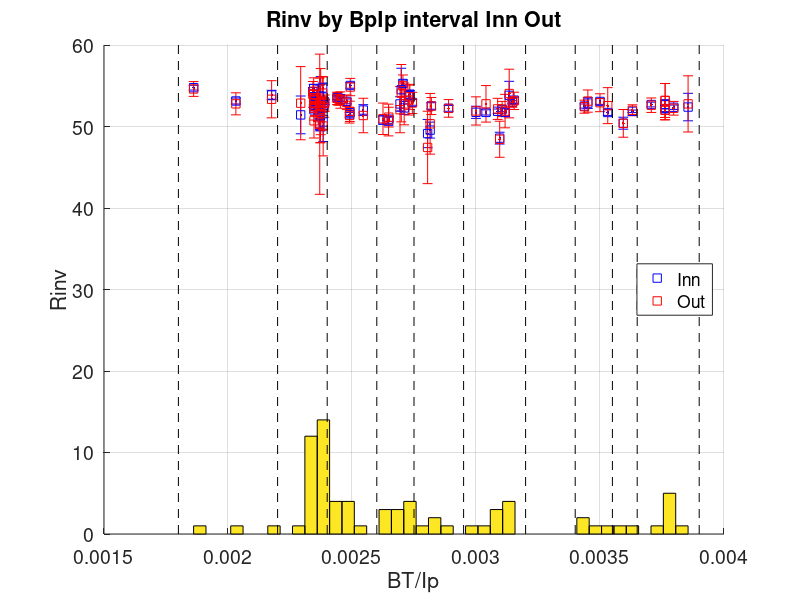
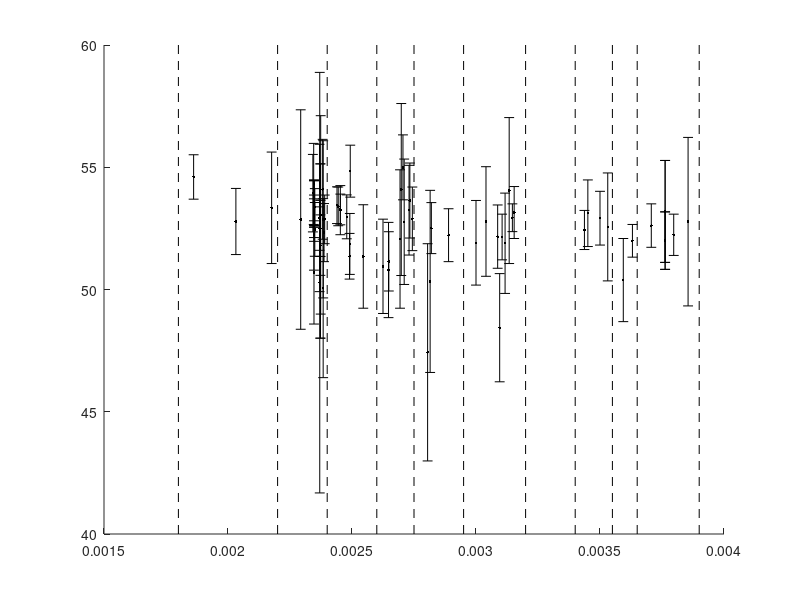

The MATLAB source for these figures, in order: (Note: this script raises an error after producing the figures.)
%%%%%%%%%%%%%%%%%%%%%%%%%%%%%%%%%%%%%%%%%%%%%%%%%%%%%%%%%%%%%%%%%%%%%%%%%%%%%%%%
% 2025-05-27
% Nick Mordovin results
DATARint = csvread("interval_inversion.csv")
% read results
ShotInt = DATARint (2:end, 1);
Rinnmid = DATARint (2:end, 2);
Rinnrad = DATARint (2:end, 3);
Routmid = DATARint (2:end, 4);
Routrad = DATARint (2:end, 5);
BtInt = DATARint (2:end, 6);
IpInt = DATARint (2:end, 7);
for ii = 1:length(ShotInt)
  BtIpInt(ii)=  BtInt (ii) / IpInt(ii);
end
%
figure
hold on
errorbar(BtIpInt, Rinnmid, Rinnrad,"~.b");
errorbar(BtIpInt, Routmid, Routrad,"~.r");
p1 = plot(BtIpInt, Rinnmid, 'sb')
p2 = plot(BtIpInt, Routmid, 'sr')
 lgd12 = legend([p1 p2 ], ...
  {'Inn', 'Out'})
  set(lgd12, 'fontsize', 14);
    set(lgd12, 'location', 'east');
set(gca, 'fontsize', 14)
xlabel('BT/Ip')
ylabel('Rinv')
grid on
##titlestr = strcat('Rinv vs BpIp interval Inn Out')
##title(titlestr)
##figure_name_out=strcat(titlestr, '.png')
##print('-dpng', '-r300', figure_name_out), pwd

%figure
hist(BtIpInt, 40)
%
xxBtIp = [0.0018 0.0022 0.0024 0.0026 0.00275 0.00295 0.0032 0.0034 0.00355 0.00365 0.0039 ]
for ii = 1 : length (xxBtIp)
  xx = [xxBtIp(ii) xxBtIp(ii)]
  yy = [0 60 ]
  plot(xx, yy, '--k')
end
%
##xx = [0.0018 0.0018]
##yy = [0 60 ]
##plot(xx, yy, '--k')
##xx = [0.0022 0.0022]
##plot(xx, yy, '--k')
##xx = [0.0024 0.0024]
##plot(xx, yy, '--k')
##xx = [0.0026 0.0026]
##plot(xx, yy, '--k')
##xx = [0.00275 0.00275]
##plot(xx, yy, '--k')
##xx = [0.00295 0.00295]
##plot(xx, yy, '--k')
##xx = [0.0032 0.0032]
##plot(xx, yy, '--k')
##xx = [0.0034 0.0034]
##plot(xx, yy, '--k')
##xx = [0.00355 0.00355]
##plot(xx, yy, '--k')
##xx = [0.00365 0.00365]
##plot(xx, yy, '--k')
titlestr = strcat('Rinv by BpIp interval Inn Out')
title(titlestr)
figure_name_out=strcat(titlestr, '.png')
print('-dpng', '-r300', figure_name_out), pwd

%%%%%%%%%%%%%%%%%%%%%%%%%%%%%%%%%%%%%%%%%%%%%%%%%%%%%%%%%%%%%%%%%%%%%%%%%%%%%%%%

figure
hold on
errorbar(BtIpInt, Routmid, Routrad,"~.k");
for ii = 1 : length (xxBtIp)
  xx = [xxBtIp(ii) xxBtIp(ii)]
  yy = [40 60 ]
  plot(xx, yy, '--k')
end

ii = 1
[BtIpIntInd] = find(BtIpInt > xxBtIp(ii) & BtIpInt < xxBtIp(ii+1))
RinvGmidOUT = Routmid(BtIpIntInd)
RinvGradOUT = Routrad(BtIpIntInd)

X = midrad(RinvGmidOUT, RinvGradOUT)
minC12 = min( inf(X) ), maxC12 = max( sup(X) ), midC12 = ( min( inf(X) )+ max( sup(X) ) )/2,
clear C, C = [  infsup(minC12, midC12), infsup(midC12, maxC12)  ]
C4 = []
C4 = [C4,  infsup(minC12, minC12+ (midC12-minC12)/2) ]
C4 = [C4, infsup( minC12+ (midC12-minC12)/2, midC12) ]
C4 = [C4, infsup( midC12, midC12+ (maxC12 - midC12)/2) ]
C4 = [C4, infsup( midC12+ (maxC12 - midC12)/2,  maxC12) ]
W = C4
% [CXwid]= XinCrel(X, C4)
tmp = XinCrel(X, W);
XbyC = sum(tmp, 2);
%
sum(XbyC)
HistXbyC = XbyC/sum(XbyC)
cumsumHistXbyC = cumsum(HistXbyC)
% find Quartiles
Q1less = find(cumsumHistXbyC < .25)
Q3more = find(cumsumHistXbyC > .75)
%
RestINN = infsup(inf(W(Q1less+1)), sup(W(Q3more-1)))
RestOUT = infsup(inf(W(1)), sup(W(end)))

errorbar(mean(BtIpInt(BtIpIntInd)), mid(RestOUT), rad(RestOUT),"~.r");
errorbar(mean(BtIpInt(BtIpIntInd)), mid(RestINN), rad(RestINN),"~.b");
xlim([0.0015 0.004])
%%%%%%%%%%%%%%%%%%%%%%%%%%%%%%%%%%%%%%%%%%%%%%%%%%%%%%%%%%%%%%%%%%%%%%%%%%%%%%%%
